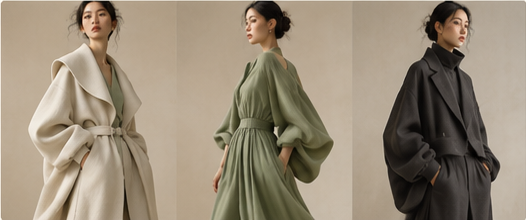
#> input picture apps/web/.impeccable/build/crops/collection-photo.png, 526 x 220 px
$ python -i separate-front-v8-body.py   (imports and definitions only)
#> lines starting #> are read from the running program, lines starting #| are printed output that depends on the picture
"""Source-pixel separation of the locked frontal v8 body, hair, hat and tools.

No image generation, source overwrite, fake hidden extraction or model export.
Visible ownership and locally reconstructed occlusions are separate evidence.
The result is work in progress until each isolated contour and posed overlap is
reviewed. A neutral reconstruction match is not a production/animation pass.
"""
from __future__ import annotations

import argparse
import hashlib
import json
import math
from pathlib import Path

import numpy as np
from PIL import Image, ImageChops, ImageDraw, ImageFilter
from scipy.ndimage import distance_transform_edt, binary_closing, label
from scipy.sparse import coo_matrix
from scipy.sparse.linalg import spsolve

ROOT = Path(__file__).resolve().parents[3]
SOURCE = ROOT / "output/forest-spirit-production-v2/front-view-candidates/v8/forest-spirit-frontal-candidate-v8.png"
FACE = ROOT / "output/forest-spirit-production-v2/front-v8/face/revisions/r9"
SPEC = ROOT / "doc/design/forest-spirit/production/front-v8/layers.json"
SHA = "da5225e2451d062c5b8c21aea47b236d9d2d1b1b9cc6570942b854f8b775e02e"
W, H = 971, 1620
PARTS = []


def sha(path):
    return hashlib.sha256(path.read_bytes()).hexdigest()


def blank():
    return Image.new("L", (W, H))


def poly(points):
    m = blank(); ImageDraw.Draw(m).polygon(points, fill=255); return m


def ellipse(box):
    m = blank(); ImageDraw.Draw(m).ellipse(box, fill=255); return m


def line(points, width):
    m = blank(); ImageDraw.Draw(m).line(points, fill=255, width=width, joint="curve"); return m


# [10 lines left out: functions union, inter, not called in this run]


def sub(a, b):
    return ImageChops.subtract(a, b)


def binmask(m):
    return m.point(lambda p: 255 if p else 0)


# [84 lines left out: functions add, define_parts, tiled_patch, not called in this run]


def clear_transparent_rgb(im):
    """Keep RGBA at all nonzero-alpha pixels; drop invisible RGB payload only."""
    result=Image.new("RGBA",im.size);result.paste(im,(0,0),binmask(im.getchannel("A")));return result


# [20 lines left out: function blend_hidden_to_original, not called in this run]


def refine_candidates(rgb):
    byid={p["id"]:p for p in PARTS}
    byid["Chest_Button"]["order"]=1345
    byid["Chest_Button"]["group"]="Body_Garment_Front"
    byid["Body_Base"]["group"]="Body_Support"
    byid["Body_Base"]["donor"]=(492,454,539,488)
    byid["Hat_BackInner"]["group"]="Hat_Inner"
    byid["Cape_L"]["candidate"]=poly([(594,724),(629,709),(666,711),(697,733),(724,762),(750,790),(785,815),(818,838),(837,855),(835,871),(817,880),(792,883),(765,877),(735,868),(706,853),(678,839),(653,822),(629,801),(613,779),(603,754)])
    byid["Cape_L"]["candidate"]=union(byid["Cape_L"]["candidate"],poly([(589,718),(622,718),(664,832),(628,832),(609,792),(595,758)]))
    byid["Cape_Back"]["candidate"]=poly([(461,735),(591,733),(599,749),(583,767),(545,779),(507,774),(479,761)])
    byid["Cape_Back"]["order"]=619
    # Actual visible sleeve/waist boundary traced at 20px source-grid spacing.
    byid["Arm_R_Upper"]["candidate"]=poly([(279,800),(345,821),(365,859),(351,897),(335,921),(317,943),(298,965),(278,985),(263,993),(219,975),(196,930),(196,889),(225,838)])
    byid["Arm_R_Lower"]["candidate"]=poly([(194,933),(218,945),(243,955),(258,971),(269,988),(273,1003),(261,1019),(246,1028),(225,1010),(204,999),(181,989),(166,977),(162,959),(175,943)])
    byid["Pouch_Strap"]["candidate"]=poly([(419,718),(440,747),(467,779),(495,812),(524,846),(550,875),(573,904),(590,934),(604,952),(619,950),(627,938),(620,917),(600,887),(573,855),(545,823),(518,792),(490,758),(463,731),(442,718)])
    for side in ("R","L"):
        byid[f"Boot_{side}"]["candidate"]=sub(byid[f"Boot_{side}"]["candidate"],byid[f"Sock_{side}"]["candidate"])
    # Cape overlaps the shoulder, sleeve overlaps the small green waist lobes.
    cape=union(byid["Cape_R"]["candidate"],byid["Cape_L"]["candidate"])
    for i,name in enumerate(["Arm_R_Upper","Arm_R_Lower","Hand_R","Arm_L_Upper","Arm_L_Lower","Hand_L"]):
        byid[name]["order"]=700+i
        byid[name]["candidate"]=sub(byid[name]["candidate"],cape)
    # Gold loop selection follows color/connected source pixels, preserving holes.
    pixels=np.asarray(rgb).astype(np.int16);r,g,b=pixels[:,:,0],pixels[:,:,1],pixels[:,:,2]
    strap_material=(r-g>17)&(g-b>12)&(b<150)
    strap_extra=inter(Image.fromarray((strap_material*255).astype(np.uint8)),byid["Pouch_Strap"]["candidate"].filter(ImageFilter.MaxFilter(25)))
    byid["Pouch_Strap"]["candidate"]=union(byid["Pouch_Strap"]["candidate"],strap_extra.filter(ImageFilter.MaxFilter(3)))
    roi=np.zeros((H,W),bool);roi[782:911,587:727]=True
    gold=roi&(r>120)&((r-g)>12)&((g-b)>29)
    gold=binary_closing(gold,structure=np.ones((3,3),bool))
    labels,count=label(gold);sizes=np.bincount(labels.ravel());largest=int(np.argmax(sizes[1:])+1)
    gold=labels==largest
    byid["Tool_Scissors"]["candidate"]=Image.fromarray((gold*255).astype(np.uint8)).filter(ImageFilter.MaxFilter(3))
    # Re-trace the inner skirt edges; preserve the green piping in its petal.
    byid["Skirt_Petal_Front_L"]["candidate"]=poly([(493,1015),(581,1007),(616,1031),(649,1077),(682,1128),(707,1170),(706,1196),(690,1215),(661,1227),(629,1228),(611,1220),(579,1210),(564,1200),(548,1180),(532,1160),(522,1140),(514,1120),(508,1100),(503,1080),(500,1060),(496,1044)])
    byid["Skirt_Petal_Front_R"]["candidate"]=poly([(364,1004),(451,1011),(454,1045),(450,1060),(447,1080),(443,1100),(436,1120),(427,1140),(417,1160),(404,1180),(383,1200),(367,1210),(343,1220),(310,1223),(282,1213),(264,1196),(263,1174),(283,1134),(309,1084),(336,1037)])
    # Independent continuous tube silhouettes continue below the pocket lip.
    byid["Tool_Roll_A"]["complete"]=poly([(730,738),(736,727),(752,724),(770,727),(781,736),(780,750),(745,866),(720,963),(682,953),(704,854)])
    byid["Tool_Roll_B"]["complete"]=poly([(773,749),(781,739),(798,739),(815,744),(825,753),(821,769),(790,861),(762,971),(725,961),(749,853)])
    byid["Tool_Roll_C"]["complete"]=poly([(749,838),(760,826),(775,826),(793,832),(804,842),(806,852),(783,915),(763,977),(721,961),(738,892)])
    # Preserve already reviewed actual hair/braid ownership at shoulder overlap.
    # A high sleeve order must never steal the braid or its short green tie.
    head_source=binmask(Image.open(FACE/"masks/head-diagnostic-source-visible.png").convert("L"))
    # The original temporary head was in front of face/scarf. Its visible fringe
    # and jaw-adjacent locks must become real front-hair ownership, not residual
    # Hair_BackMass pixels hidden under r9's clean-face support.
    zones={
        "Hair_Bangs_Center":poly([(398,310),(609,310),(609,445),(398,455)]),
        "Hair_Bangs_R":poly([(320,335),(432,335),(432,452),(320,457)]),
        "Hair_Bangs_L":poly([(600,330),(729,330),(729,452),(600,452)]),
        "Hair_Side_R":poly([(303,445),(385,445),(385,694),(303,694)]),
        "Hair_Side_L":poly([(651,445),(735,445),(765,581),(895,581),(895,755),(651,755)]),
    }
    for name,zone in zones.items():byid[name]["candidate"]=union(byid[name]["candidate"],inter(zone,head_source))
    for i,name in enumerate(["Braid_Root","Braid_Mid","Braid_Tip","Hair_BraidTie"]):
        byid[name]["order"]=1040+i;byid[name]["group"]="Hair_Braid"
    byid["Braid_Root"]["candidate"]=union(byid["Braid_Root"]["candidate"],inter(head_source,poly([(320,686),(371,686),(371,747),(320,747)])))
    for p in PARTS:
        if p["id"].startswith(("Arm_","Hand_")):
            p["candidate"]=sub(p["candidate"],head_source)
    # Source gray sleeve pixels along the narrow waist junction belong to sleeve.
    gray=(np.asarray(rgb)[:,:,0].astype(int)-np.asarray(rgb)[:,:,1].astype(int)<18)&(np.asarray(rgb)[:,:,1].astype(int)-np.asarray(rgb)[:,:,2].astype(int)<32)&(np.asarray(rgb)[:,:,1]>100)
    joint=poly([(272,889),(361,889),(349,928),(324,958),(295,989),(274,1007),(262,994)])
    extra=inter(Image.fromarray((gray*255).astype(np.uint8)),joint,byid["Arm_R_Upper"]["candidate"].filter(ImageFilter.MaxFilter(21)))
    byid["Arm_R_Upper"]["candidate"]=union(byid["Arm_R_Upper"]["candidate"],extra)


def rgba_on(image, color=(60,66,59)):
    bg=Image.new("RGBA",image.size,(*color,255));bg.alpha_composite(image);return bg.convert("RGB")


# [152 lines left out: function main, not called in this run]


# [1 line not run here, left out]

>>> import cv2
>>> picture = cv2.imread('../../../apps/web/.impeccable/build/crops/collection-photo.png', cv2.IMREAD_GRAYSCALE)
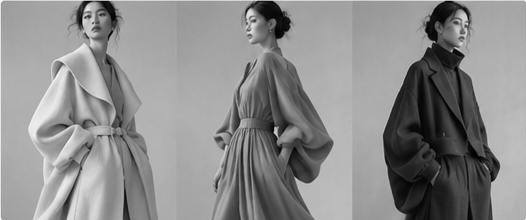
#> picture: shape (220, 526); min 0, max 251, mean 139.4
#> (the run stopped early here; a loop or call above may not have finished)
